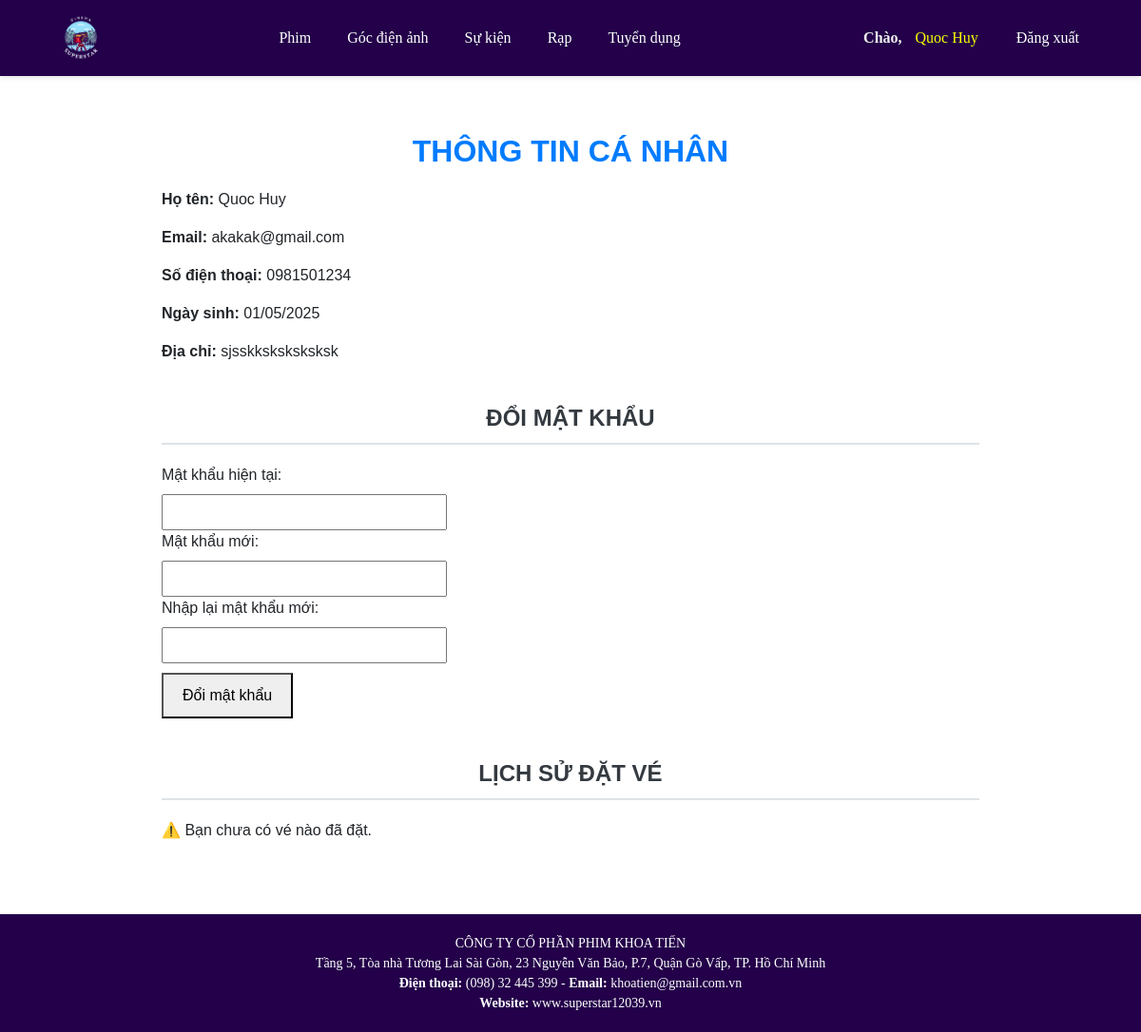
Page /index.php?page=thongtin&idkh=3 (signed in) on the committed database.
### tables this page shows
CREATE TABLE `khachhang` (
  `idkh` int(11) NOT NULL auto_increment,
  `hodem` varchar(100) NOT NULL,
  `ten` varchar(100) NOT NULL,
  `sdt` varchar(15) NOT NULL,
  `matkhau` varchar(100) NOT NULL,
  `email` varchar(100) NOT NULL,
  `ngaysinh` date NOT NULL,
  `diachi` varchar(200) NOT NULL,
  PRIMARY KEY  (`idkh`),
  UNIQUE KEY `sdt` (`sdt`)
);

### page/thongtin/index.php (the view, shortened to what this page needs)
<?php
class dt {
    public $conn;
    public function __construct() {
        $this->conn = new mysqli("localhost", "root", "", "cinema");
        $this->conn->set_charset("utf8");
    }
    public function xuatdulieu($sql) {
        $result = $this->conn->query($sql);
        $data = array();
        if ($result && $result->num_rows > 0) {
            while ($row = $result->fetch_assoc()) {
                $data[] = $row;
            }
        }
        return $data;
    }
}
$db = new dt();
$idkh = $_SESSION['idkh'];
$sql_kh = "SELECT * FROM khachhang WHERE idkh = '$idkh'";
$khachhangs = $db->xuatdulieu($sql_kh);
$khachhang = !empty($khachhangs) ? $khachhangs[0] : null;
$sql_ve = "
    SELECT
          CONCAT(khachhang.hodem, ' ', khachhang.ten) AS hoten,
          phim.tenphim,
          GROUP_CONCAT(ghe.tenghe ORDER BY ghe.tenghe SEPARATOR ', ') AS ds_ghe,
          cumrap.tenrap,
          phongchieu.tenphong,
          suatchieu.giobatdau,ngaydat,ngaychieu
        FROM ve
        JOIN khachhang ON ve.idkh = khachhang.idkh
        JOIN suatchieu ON ve.idsuatchieu = suatchieu.idsuatchieu
        JOIN phim ON suatchieu.idphim = phim.idphim
        JOIN ghe ON ve.idghe = ghe.idghe
        JOIN phongchieu ON ghe.idphong = phongchieu.idphong
        JOIN cumrap ON phongchieu.idrap = cumrap.idrap
        WHERE ve.idkh = '$idkh'
        GROUP BY ve.idkh, ve.idsuatchieu, phim.tenphim, cumrap.tenrap, phongchieu.tenphong, suatchieu.giobatdau
        ORDER BY suatchieu.giobatdau DESC";
$lichsu = $db->xuatdulieu($sql_ve);
?>
<!DOCTYPE html>
<html lang="vi">
<head>
</head>
<body>
<div class="formdep">
    <h2><strong>THÔNG TIN CÁ NHÂN</strong></h2>
    <p><strong>Họ tên:</strong> <?php echo $khachhang['hodem'] . ' ' . $khachhang['ten'] ?></p>
    <p><strong>Email:</strong> <?php echo $khachhang['email'] ?></p>
    <p><strong>Số điện thoại:</strong> <?php echo $khachhang['sdt'] ?></p>
    <p><strong>Ngày sinh:</strong> <?php echo date("d/m/Y", strtotime($khachhang['ngaysinh'])) ?></p>
    <p><strong>Địa chỉ:</strong> <?php echo $khachhang['diachi'] ?></p>
    <div class="section-title">ĐỔI MẬT KHẨU</div>
    <form method="post">
        <div>
            <label>Mật khẩu hiện tại:</label><br>
            <input type="password" name="matkhau_cu" required>
        </div>
        <div>
            <label>Mật khẩu mới:</label><br>
            <input type="password" name="matkhau_moi" required>
        </div>
        <div>
            <label>Nhập lại mật khẩu mới:</label><br>
            <input type="password" name="nhap_lai" required>
        </div>
        <button type="submit" name="doimatkhau">Đổi mật khẩu</button>
    </form>
    <div class="section-title">LỊCH SỬ ĐẶT VÉ</div>
    <?php if (!empty($lichsu)): ?>
        <table>
            <thead>
                <tr>
                    <th>Tên phim</th>
                    <th>Ngày chiếu</th>
                    <th>Giờ bắt đầu</th>
                    <th>Phòng</th>
                    <th>Ghế</th>
                    <th>Rạp</th>
                    <th>Ngày đặt</th>
                </tr>
            </thead>
            <tbody>
                <?php foreach ($lichsu as $item): ?>
                    <tr>
                        <td><?php echo $item['tenphim'] ?></td>
                        <td><?php echo date("d/m/Y", strtotime($item['ngaychieu'])) ?></td>
                        <td><?php echo $item['giobatdau'] ?></td>
                        <td><?php echo $item['tenphong'] ?></td>
                        <td><?php echo $item['ds_ghe'] ?></td>
                        <td><?php echo $item['tenrap'] ?></td>
                        <td><?php echo date("d/m/Y", strtotime($item['ngaydat'])) ?></td>
                    </tr>
                <?php endforeach; ?>
            </tbody>
        </table>
    <?php else: ?>
        <p>⚠️ Bạn chưa có vé nào đã đặt.</p>
    <?php endif; ?>
</div>
</body>
</html>

### assets/css/home.css (style rules this page uses)
body { margin: 0; font-family: fantasy; background: #fff; }
.section-title { text-align: center; margin-top: 40px; font-weight: bold; font-size: 28px; }
h2 { text-align: center; }

### page/thongtin/index.php (style rules this page uses)
.formdep { max-width: 900px; margin: 40px auto; font-family: Arial, sans-serif; }
h2 { margin-bottom: 20px; }
.section-title { margin-top: 40px; font-weight: bold; font-size: 1.5rem; }
input[type="password"] { padding: 5px; width: 300px; }
button { padding: 10px 20px; margin-top: 10px; }
.formdep { max-width: 900px; margin: 40px auto; padding: 20px; }
h2 { margin-bottom: 20px; color: #007bff; }
.section-title { margin-top: 40px; font-weight: 600; font-size: 1.5rem; color: #343a40; border-bottom: 2px solid #dee2e6; padding-bottom: 8px; margin-bottom: 20px; }

### rows in the picture
khachhang: hodem "Quoc", ten "Huy", email "akakak@gmail.com", sdt "0981501234", ngaysinh "01/05/2025", diachi "sjsskksksksksksk"

### other values in the picture
$_SESSION['ho'] "Quoc"
$_SESSION['ten'] "Huy"
